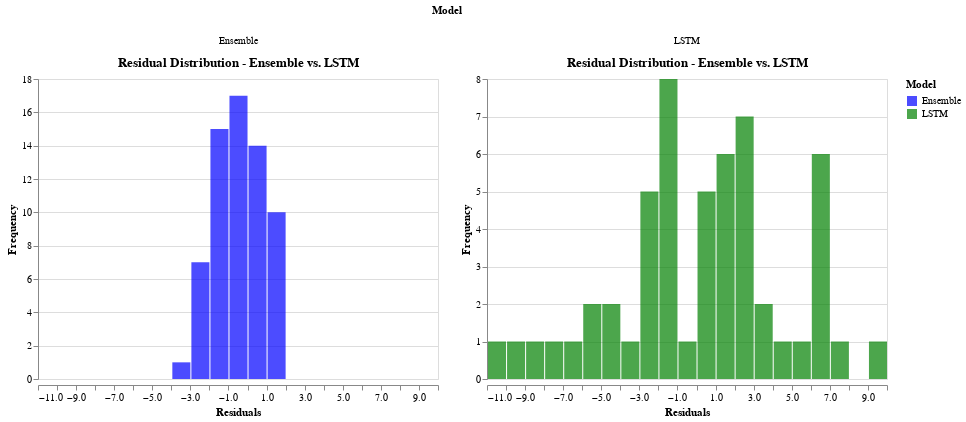
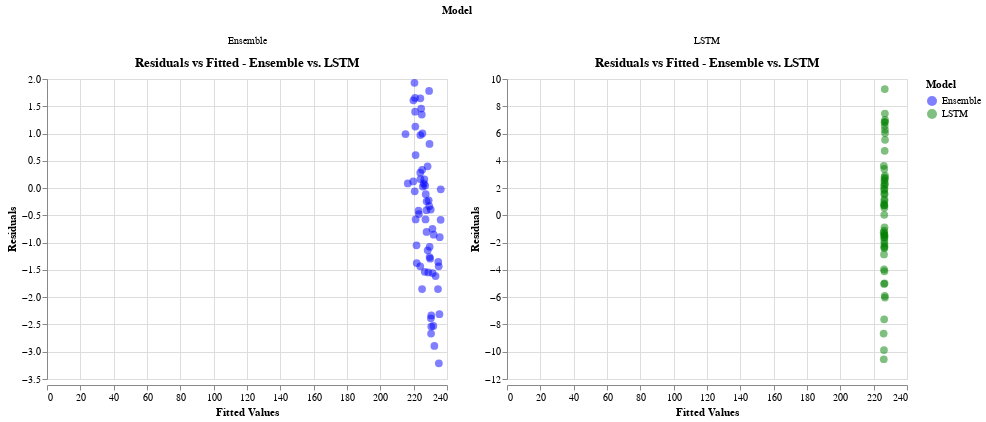
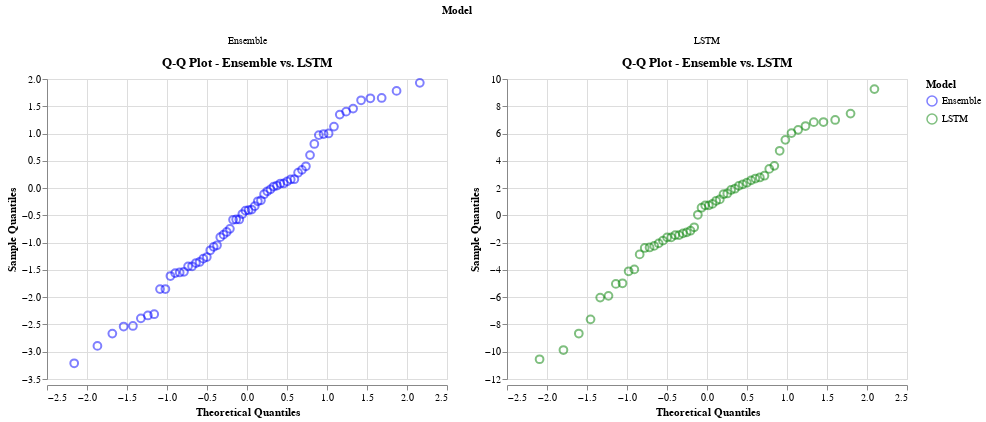
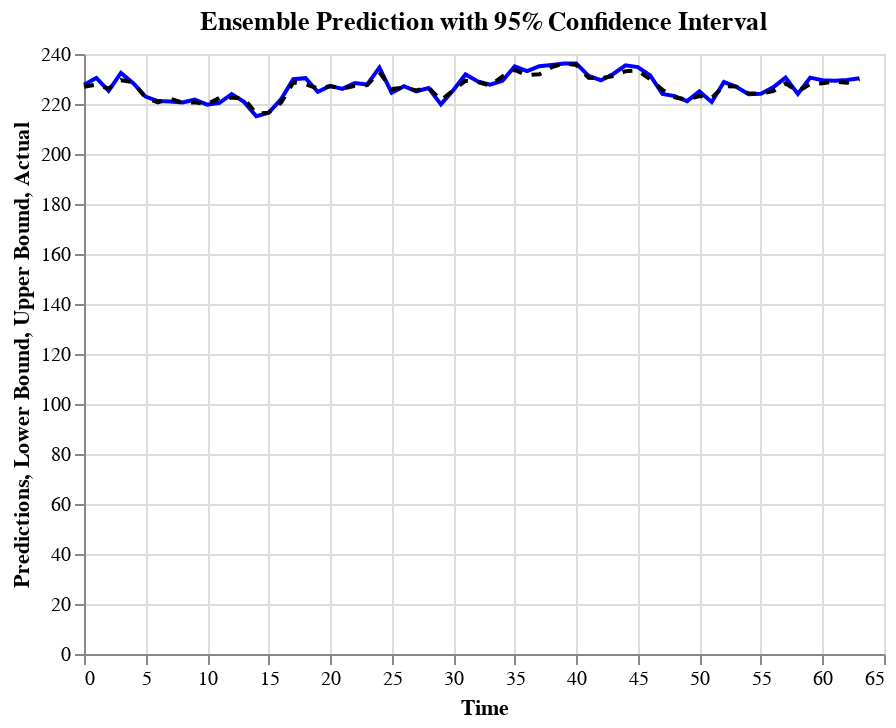

These figures' notebook cell, in order:
### Code cell
import numpy as np
import torch
import torch.nn as nn
import torch.optim as optim
import pandas as pd
import altair as alt
from sklearn.model_selection import KFold
from sklearn.metrics import mean_absolute_error, mean_squared_error, r2_score
from scipy.stats import ttest_rel, norm, probplot
from tabulate import tabulate

# Calculate residuals for both models
residuals_ensemble = y_test_ml - ensemble_pred
residuals_lstm = y_test_lstm_rescaled[:, 0] - y_pred_lstm_rescaled[:, 0]

# 1. Residual Distribution Plots using Altair
ensemble_residual_df = pd.DataFrame({'Residuals': residuals_ensemble, 'Model': 'Ensemble'})
lstm_residual_df = pd.DataFrame({'Residuals': residuals_lstm, 'Model': 'LSTM'})
residuals_df = pd.concat([ensemble_residual_df, lstm_residual_df])

# Altair Histogram Plot
hist_plot = alt.Chart(residuals_df).mark_bar(opacity=0.7).encode(
    alt.X('Residuals', bin=alt.Bin(maxbins=30), title='Residuals'),
    alt.Y('count()', title='Frequency'),
    alt.Color('Model', scale=alt.Scale(range=['blue', 'green']))
).properties(
    width=400,
    height=300,
    title='Residual Distribution - Ensemble vs. LSTM'
).facet(
    column='Model:N'
).resolve_scale(
    y='independent'
)
hist_plot.display()

# 2. Residuals vs Fitted Values using Altair
fitted_df = pd.DataFrame({
    'Fitted Values': np.concatenate([ensemble_pred, y_pred_lstm_rescaled[:, 0]]),
    'Residuals': np.concatenate([residuals_ensemble, residuals_lstm]),
    'Model': ['Ensemble'] * len(ensemble_pred) + ['LSTM'] * len(y_pred_lstm_rescaled)
})

residuals_vs_fitted_plot = alt.Chart(fitted_df).mark_circle(size=60, opacity=0.5).encode(
    alt.X('Fitted Values', title='Fitted Values'),
    alt.Y('Residuals', title='Residuals'),
    alt.Color('Model', scale=alt.Scale(range=['blue', 'green']))
).properties(
    width=400,
    height=300,
    title='Residuals vs Fitted - Ensemble vs. LSTM'
).facet(
    column='Model:N'
).resolve_scale(
    y='independent'
)
residuals_vs_fitted_plot.display()

# 3. Q-Q Plots for Residuals using Altair
# Note: Altair doesn't directly support Q-Q plots. Use Pandas and numpy for calculations.

# Q-Q Plot Data Preparation
def qq_data(residuals, model_name):
    sorted_residuals = np.sort(residuals)
    theoretical_quantiles = norm.ppf((np.arange(len(residuals)) + 1) / (len(residuals) + 1))
    return pd.DataFrame({
        'Theoretical Quantiles': theoretical_quantiles,
        'Sample Quantiles': sorted_residuals,
        'Model': model_name
    })

qq_ensemble_df = qq_data(residuals_ensemble, 'Ensemble')
qq_lstm_df = qq_data(residuals_lstm, 'LSTM')
qq_df = pd.concat([qq_ensemble_df, qq_lstm_df])

qq_plot = alt.Chart(qq_df).mark_point(size=60, opacity=0.5).encode(
    alt.X('Theoretical Quantiles', title='Theoretical Quantiles'),
    alt.Y('Sample Quantiles', title='Sample Quantiles'),
    alt.Color('Model', scale=alt.Scale(range=['blue', 'green']))
).properties(
    width=400,
    height=300,
    title='Q-Q Plot - Ensemble vs. LSTM'
).facet(
    column='Model:N'
).resolve_scale(
    y='independent'
)
qq_plot.display()

# 4. Residual Metrics Table using Pandas and Tabulate
residual_metrics = {
    'Model': ['Ensemble', 'LSTM'],
    'Residual Mean': [np.mean(residuals_ensemble), np.mean(residuals_lstm)],
    'Residual Std Dev': [np.std(residuals_ensemble), np.std(residuals_lstm)],
    'MAE': [
        mean_absolute_error(y_test_ml, ensemble_pred),
        mean_absolute_error(y_test_lstm_rescaled[:, 0], y_pred_lstm_rescaled[:, 0])
    ]
}

metrics_df = pd.DataFrame(residual_metrics)
print(tabulate(metrics_df, headers='keys', tablefmt='pretty'))

# 5. k-Fold Cross-Validation (k=5) for both models
kf = KFold(n_splits=5, shuffle=True, random_state=42)
ensemble_cv_scores = []
lstm_cv_scores = []

for train_index, test_index in kf.split(X_train_lstm):
    # Split the data
    X_train_cv, X_test_cv = X_train_lstm[train_index], X_train_lstm[test_index]
    y_train_cv, y_test_cv = y_train_lstm[train_index], y_train_lstm[test_index]
    
    # Train LSTM model with best parameters
    best_model_cv, _, _ = train_and_evaluate_lstm(best_params, X_train_cv, y_train_cv, X_test_cv, y_test_cv)
    best_model_cv.eval()
    
    # Predictions for LSTM
    with torch.no_grad():
        y_pred_lstm_cv = best_model_cv(X_test_cv)
    
    y_pred_lstm_cv_rescaled = scaler.inverse_transform(y_pred_lstm_cv.numpy())
    y_test_cv_rescaled = scaler.inverse_transform(y_test_cv.numpy())
    
    # Calculate MAE for LSTM on this fold
    lstm_cv_mae = mean_absolute_error(y_test_cv_rescaled[:, 0], y_pred_lstm_cv_rescaled[:, 0])
    lstm_cv_scores.append(lstm_cv_mae)
    
    # Calculate MAE for Ensemble on this fold (Assuming ensemble_pred exists for comparison)
    ensemble_cv_mae = mean_absolute_error(y_test_cv_rescaled[:, 0], ensemble_pred[:len(y_test_cv_rescaled)])
    ensemble_cv_scores.append(ensemble_cv_mae)

cv_metrics = {
    'Model': ['Ensemble', 'LSTM'],
    'Average CV MAE': [np.mean(ensemble_cv_scores), np.mean(lstm_cv_scores)]
}

cv_df = pd.DataFrame(cv_metrics)
print(tabulate(cv_df, headers='keys', tablefmt='pretty'))

# 6. Confidence Interval for Ensemble Predictions using Altair
# Calculate the standard error of the predictions
ensemble_std_error = np.std(residuals_ensemble) / np.sqrt(len(residuals_ensemble))
confidence_interval = norm.interval(0.95, loc=np.mean(ensemble_pred), scale=ensemble_std_error)

# Confidence Interval Plot with Altair
time_range = range(len(y_test_ml))
ci_df = pd.DataFrame({
    'Time': time_range,
    'Predictions': ensemble_pred,
    'Lower Bound': ensemble_pred - 1.96 * ensemble_std_error,
    'Upper Bound': ensemble_pred + 1.96 * ensemble_std_error,
    'Actual': y_test_ml
})

ci_plot = alt.Chart(ci_df).mark_line().encode(
    x='Time',
    y='Predictions',
    color=alt.value('blue')
).properties(
    title='Ensemble Prediction with 95% Confidence Interval'
) + alt.Chart(ci_df).mark_area(opacity=0.3, color='blue').encode(
    x='Time',
    y='Lower Bound',
    y2='Upper Bound'
) + alt.Chart(ci_df).mark_line(strokeDash=[5, 5], color='black').encode(
    x='Time',
    y='Actual'
)

ci_plot.display()
